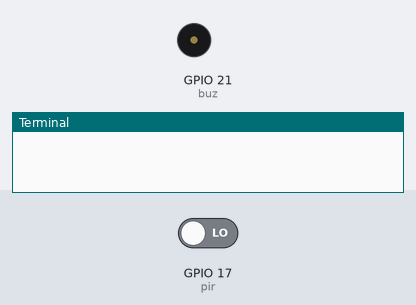
A program run on a simulated Raspberry Pi (BCM pin numbers). Shown: buzzer (waves = sounding, pin HIGH), the last lines printed to the terminal. Inputs (shaded band) come from the test bench; at power-on: GPIO 17 (pir) LOW.

Above: at 1.2 s.
1.3 s: GPIO 17 (pir) driven HIGH
At 3.3 s:
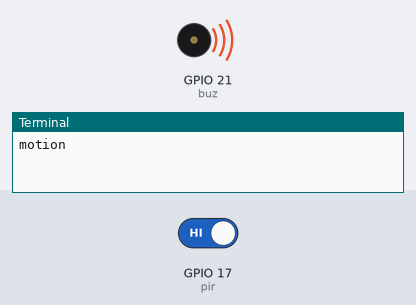
Timing chart, 0 to 4.8 s (numbered marks = the images above; inputs shaded):
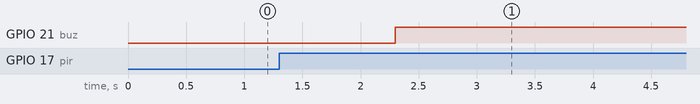

The program:

redbuzzer.py
```python
from gpiozero import MotionSensor, Buzzer
from time import sleep
pir = MotionSensor(17)
buz = Buzzer(21)

while True:
    pir.wait_for_motion()
    print('motion')
    buz.off()
    sleep(1)
    buz.on()
    pir.wait_for_no_motion()
```

Measured:
- after the input at 1.3 s, GPIO 21 (buz): LOW → HIGH after 1.0 s
